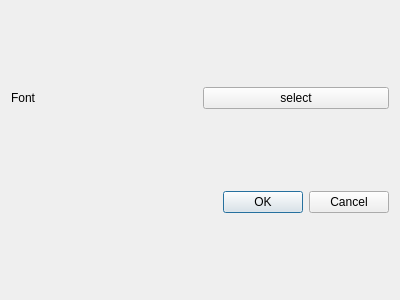
<?xml version="1.0" encoding="UTF-8"?>
<ui version="4.0">
 <class>config</class>
 <widget class="QDialog" name="config">
  <property name="geometry">
   <rect>
    <x>0</x>
    <y>0</y>
    <width>400</width>
    <height>300</height>
   </rect>
  </property>
  <property name="windowTitle">
   <string>Dialog</string>
  </property>
  <layout class="QVBoxLayout" name="verticalLayout_2">
   <item>
    <layout class="QGridLayout" name="gridLayout">
     <item row="0" column="0">
      <widget class="QLabel" name="fontLabel">
       <property name="text">
        <string>Font</string>
       </property>
      </widget>
     </item>
     <item row="0" column="1">
      <widget class="QPushButton" name="font">
       <property name="text">
        <string>select</string>
       </property>
      </widget>
     </item>
    </layout>
   </item>
   <item>
    <widget class="QDialogButtonBox" name="buttonBox">
     <property name="orientation">
      <enum>Qt::Horizontal</enum>
     </property>
     <property name="standardButtons">
      <set>QDialogButtonBox::Cancel|QDialogButtonBox::Ok</set>
     </property>
    </widget>
   </item>
  </layout>
 </widget>
 <resources/>
 <connections>
  <connection>
   <sender>buttonBox</sender>
   <signal>rejected()</signal>
   <receiver>config</receiver>
   <slot>reject()</slot>
   <hints>
    <hint type="sourcelabel">
     <x>316</x>
     <y>260</y>
    </hint>
    <hint type="destinationlabel">
     <x>286</x>
     <y>274</y>
    </hint>
   </hints>
  </connection>
  <connection>
   <sender>buttonBox</sender>
   <signal>accepted()</signal>
   <receiver>config</receiver>
   <slot>accept()</slot>
   <hints>
    <hint type="sourcelabel">
     <x>248</x>
     <y>254</y>
    </hint>
    <hint type="destinationlabel">
     <x>157</x>
     <y>274</y>
    </hint>
   </hints>
  </connection>
 </connections>
</ui>
